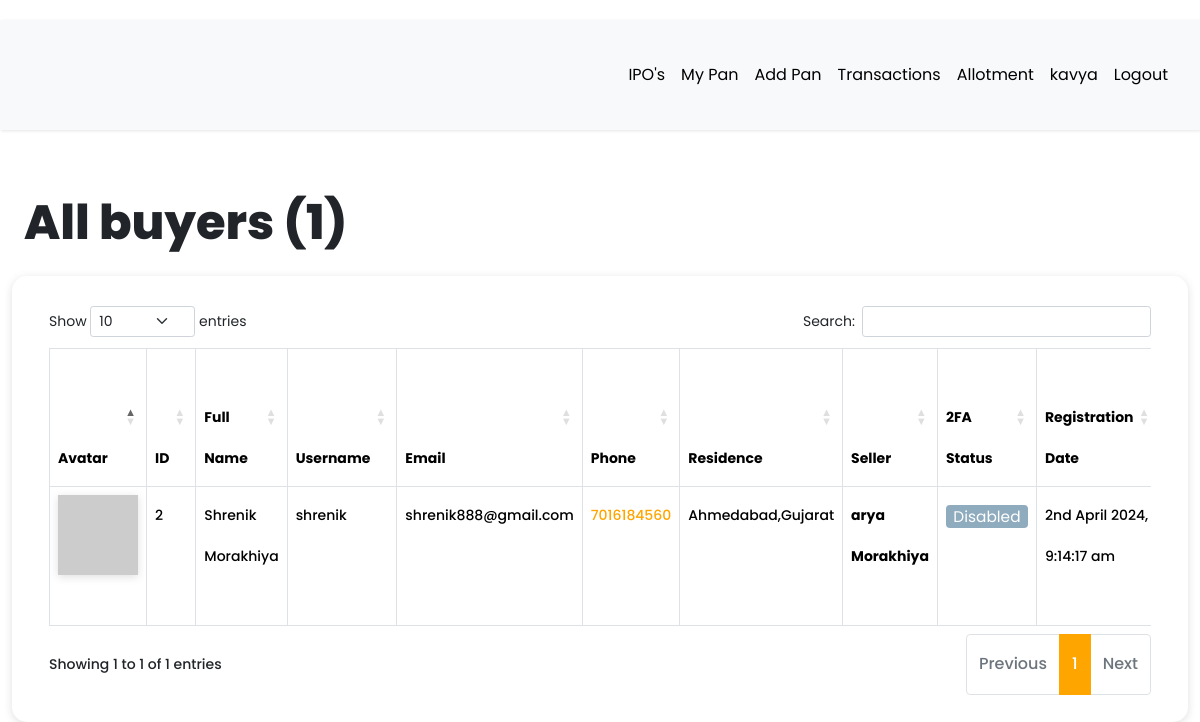
The page /dashboard/all-buyers (signed in) on the database its author committed.
### app/models.py (models this page shows, shortened)
class User(db.Model, UserMixin):
    __tablename__ = "user"
    id = db.Column(db.Integer, primary_key=True)
    first_name = db.Column(db.String(64), index=True, default="First Name", nullable=False)
    last_name = db.Column(db.String(64), index=True, default="Last Name", nullable=False)
    username = db.Column(db.String(64), index=True, unique=True, nullable=False)
    email = db.Column(db.String(128), index=True, unique=True, nullable=False)
    password_hash = db.Column(db.String(128))
    confirm_password = db.Column(db.String(128))
    phone_number = db.Column(db.String(20), default="7016184560", nullable=False)
    verification_phone = db.Column(db.String(20))
    active = db.Column(db.Boolean, nullable=False, default=True)
    delete_account = db.Column(db.Boolean, default=False)
    registered_at = db.Column(db.DateTime, default=datetime.utcnow, nullable=False)
    emails = db.relationship("Email", backref="author", lazy="dynamic")
    type = db.Column(db.String(64))
    __mapper_args__ = {"polymorphic_identity": "user", "polymorphic_on": "type"}
    def two_factor_enabled(self):
        return self.verification_phone is not None
    @property
    def is_active(self):
        return self.active
    def avatar(self, size):
        digest = md5(self.email.lower().encode("utf-8")).hexdigest()
        return f"https://www.gravatar.com/avatar/{digest}?d=identicon&s={size}"

class Buyer(User):
    __tablename__ = "buyer"
    id = db.Column(
        db.Integer,
        db.ForeignKey("user.id", ondelete="CASCADE", name="fk_buyer_user_id"),  # Explicit FK name
        primary_key=True
    )
    current_residence = db.Column(db.String(64), default="Ahmedabad, Gujarat")
    __mapper_args__ = {"polymorphic_identity": "buyer", "polymorphic_load": "inline"}

class Seller(User):
    __tablename__ = "seller"
    id = db.Column(
        db.Integer,
        db.ForeignKey("user.id", ondelete="CASCADE", name="fk_seller_user_id"),  # Explicit FK name
        primary_key=True
    )
    current_residence = db.Column(db.String(64), default="Ahmedabad, Gujarat")
    buyer_id = db.Column(db.Integer, db.ForeignKey("buyer.id", ondelete="CASCADE"))
    buyer = db.relationship(
        "Buyer", backref="buyer", foreign_keys=[buyer_id], passive_deletes=True
    )
    __mapper_args__ = {"polymorphic_identity": "seller", "polymorphic_load": "inline"}

### app/routes.py (the view)
@app.route("/dashboard/all-buyers")
@login_required
def all_buyers():
    buyers = Buyer.query.all()
    all_registered_buyers = len(buyers)
    return render_template(
        "admin/all_buyers.html",
        title="All buyers",
        buyers=buyers,
        all_registered_buyers=all_registered_buyers,
    )

### app/models.py (called while the page is built)
@login.user_loader
def load_user(id):
    return User.query.get(int(id))

### app/templates/admin/all_buyers.html (shortened to what this page needs)
{% extends 'base.html' %}
{% block current_user_content %}
    <div class="container-fluid content">
        <div class="row">
            <div class="col-md-12">
                <h1 class="mt-4 mb-4">{{ title }} ({{ all_registered_buyers }})</h1>
            </div>
        </div>
        <div class="row users">
            <div class="col-md-12">
                <div class="table-responsive">
                    <table id="data" class="table table-hover table-bordered">
                        <thead>
                            <tr>
                                <th>Avatar</th>
                                <th>ID</th>
                                <th>Full Name</th>
                                <th>Username</th>
                                <th>Email</th>
                                <th>Phone</th>
                                <th>Residence</th>
                                <th>Seller</th>
                                <th>2FA Status</th>
                                <th>Registration Date</th>
                            </tr>
                        </thead>
                        <tbody>
                            {% for buyer in buyers %}
                                <tr>
                                    <td><img src="{{ buyer.avatar(25) }}"></td>
                                    <td>{{ buyer.id }}</td>
                                    <td>{{ buyer.first_name }} {{ buyer.last_name }}</td>
                                    <td>{{ buyer.username }}</td>
                                    <td>{{ buyer.email }}</td>
                                    <td><a href="https://wa.me/{{ buyer.phone_number | replace('+', '') }}?text=Hello%20From%20KavyaArya" target="_blank">{{ buyer.phone_number }}</a></td>
                                    <td>{{ buyer.current_residence }}</td>
                                    <td>
                                        {% for child in buyer.buyer %}
                                            <strong>{{ child.first_name }} {{ child.last_name }}</strong> <br><br>
                                        {% endfor %}
                                    </td>
                                    {% if buyer.two_factor_enabled() %}
                                        <td><span class="label label-info"> Enabled </span></td>
                                    {% else %}
                                        <td><span class="label label-info"> Disabled </span></td>
                                    {% endif %}
                                    <td>{{ moment(buyer.registered_at).format('Do MMMM YYYY, h:mm:ss a') }}</td>
                                </tr>
                            {% endfor %}
                        </tbody>
                    </table>
                </div>
            </div>
        </div>
    </div>
{% endblock %}

### app/templates/base.html (shortened to what this page needs)
<!DOCTYPE html>
<html lang="eng">
<head>
  <link rel="stylesheet" href="https://cdnjs.cloudflare.com/ajax/libs/intl-tel-input/16.0.4/css/intlTelInput.css">
  <link rel="stylesheet" type="text/css" href="https://cdn.datatables.net/1.10.25/css/dataTables.bootstrap5.css">
  <link rel="stylesheet" href="../static/css/navbar.css">
  {% if current_user.is_authenticated %}
  <link rel="stylesheet" type="text/css" href="{{ url_for('static', filename='css/custom_current_user.css') }}"
    alt="52 Not available at this momoent">
  <link href="https://cdn.jsdelivr.net/npm/bootstrap@5.3.3/dist/css/bootstrap.min.css" rel="stylesheet"
>
  <link rel="stylesheet" href="../static/css/main.css">
  <link rel="stylesheet"
    href="https://cdnjs.cloudflare.com/ajax/libs/malihu-custom-scrollbar-plugin/3.1.5/jquery.mCustomScrollbar.min.css">
  {% endif %}
</head>
<body>
    {% if current_user.is_authenticated %}
    {% if current_user.is_active %}
    <div class="wrapper">
      <div id="content">
        <nav class="navbar navbar-expand-lg navbar-light bg-light">
          <div class="container-fluid">
            <div class="collapse navbar-collapse" id="navbarSupportedContent">
              <ul class="nav navbar-nav ms-auto">
                  <li class="nav-item">
                      <a class="nav-link {{ 'link_disabled' if request.endpoint == 'view_product' else '' }}" href="{{ url_for('view_product') }}" alt="459 Not available at this moment">IPO's</a>
                  </li>
                  <li class="nav-item">
                      <a class="nav-link {{ 'link_disabled' if request.endpoint == 'all_pan' else '' }}" href="{{ url_for('all_pan') }}" alt="459 Not available at this moment">My Pan</a>
                  </li>
                  <li class="nav-item">
                      <a class="nav-link {{ 'link_disabled' if request.endpoint == 'add_pan' else '' }}" href="{{ url_for('add_pan') }}" alt="459 Not available at this moment">Add Pan</a>
                  </li>
                  <li class="nav-item">
                    <a class="nav-link {{ 'link_disabled' if request.endpoint == 'all_transaction' else '' }}" href="{{ url_for('all_transaction') }}" alt="459 Not available at this moment">Transactions</a>
                </li>
                  <li class="nav-item">
                      <a class="nav-link {{ 'link_disabled' if request.endpoint == 'checking_allotment' else '' }}" href="{{ url_for('checking_allotment') }}" alt="459 Not available at this moment">Allotment</a>
                  </li>
                  <li class="nav-item ">
                    <a class="nav-link {{ 'link_disabled' if request.endpoint == 'dashboard' else '' }}" href="{{ url_for('dashboard') }}" alt="459 Not available at this moment">{{ current_user.username }}</a>
                  </li>
                  <li class="nav-item">
                      <a class="nav-link {{ 'link_disabled' if request.endpoint == 'logout' else '' }}" href="{{ url_for('logout') }}" alt="459 Not available at this moment">Logout</a>
                  </li>
              </ul>
          </div>
          </div>
        </nav>
        {% block current_user_content %}
        {% endblock %}
      </div>
    </div>
    {% endif %}
    {% endif %}
</body>
</html>

### app/static/css/navbar.css (style rules this page uses)
:root { --default-primary: #90f188; --default-secondary: #0f1d07; --container-gutter: clamp(2.5rem, 2.6455026455vw, 3.325rem); --theme-primary: var(--default-primary); --theme-secondary: var(--default-secondary); }

### app/static/css/custom_current_user.css (style rules this page uses)
body { font-family: 'Poppins', sans-serif; background: #fafafa; }
a, a:hover, a:focus { color: inherit; text-decoration: none; transition: all 0.3s; }
.navbar { padding: 15px 10px; background: #fff; border: none; border-radius: 0; margin-bottom: 40px; box-shadow: 1px 1px 3px #0000001a; }
.wrapper { display: flex; width: 100%; }
#content { width: calc(100%); padding-top: 20px; padding-bottom: 20px; min-height: 100vh; transition: all 0.3s; position: absolute; top: 0; right: 0; }
.users { margin-bottom: 25px; padding: 25px; border-radius: 15px; box-shadow: #63636333 0px 2px 8px 0px; }
.label { display: inline-block; font-weight: 400; line-height: 0.5; text-align: center; text-decoration: none; vertical-align: middle; cursor: pointer; -webkit-user-select: none; -moz-user-select: none; -ms-user-select: none; user-select: none; background-color: #e2e2e2; border: 1px solid transparent; padding: 0.4rem 0.4rem; font-size: 1.1em; border-radius: 0.25rem; transition: color 0.15s ease-in-out, background-color 0.15s ease-in-out, border-color 0.15s ease-in-out, box-shadow 0.15s ease-in-out; }
.label-info { background-color: #8fabbe; }
.label-info, .label-success, .label-warning, .label-danger, .label-info:hover, .label-success:hover, .label-warning:hover, .label-danger:hover { color: white; }
img { box-shadow: #63636333 0px 2px 8px 0px; }

### rows shown on the page
User: username "kavya"
Buyer: id "2", first_name "Shrenik", last_name "Morakhiya", username "shrenik", email "shrenik888@gmail.com", phone_number "7016184560", current_residence "Ahmedabad,Gujarat"
Seller: first_name "arya", last_name "Morakhiya"
User: registered_at "2nd April 2024, 9:14:17 am"

### other values the page prints
{{ title }} "All buyers"
{{ all_registered_buyers }} "1"
